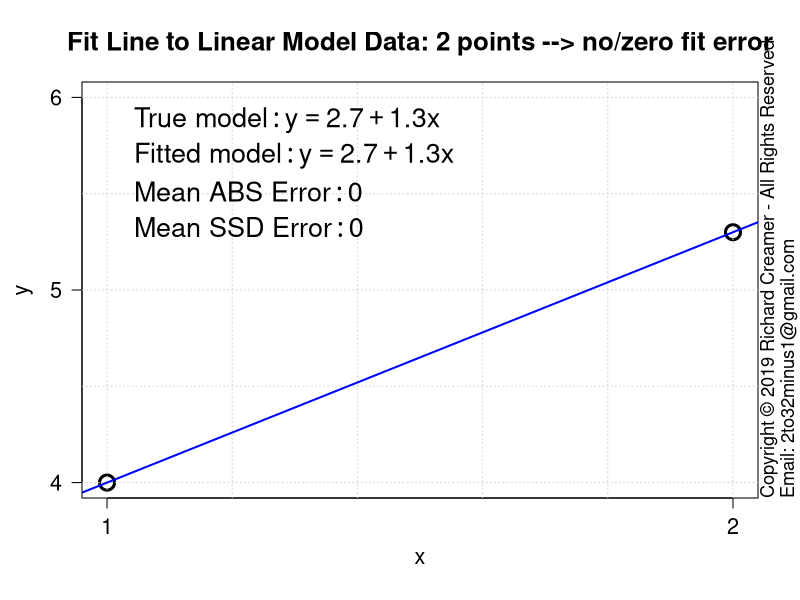

Here is the R script that generated this plot:
##############################################################
### Copyright (c) Richard Creamer 2019 - All Rights Reserved
### Inquiries: email 2to32minus1@gmail.com
##############################################################

### Globals
fontScale = 1.2    # Global font size variable
lf        = 1.2    # Enlarge font of plot labels
verbose   = FALSE  # Verbose printing
lw        = 2      # Line width
xMargin   = 1      # X-axis margin for plots
yMargin   = 1      # Y-axis margin for plots
de        = 0.01   # Small constant for estimating derivatives numerically
smlPts    = 1      # Small  data point/circle
medPts    = 1.5    # Medium data point/circle
lrgPts    = 2.0    # Large  data point/circle

### Run this function to generate this plot
runFunc = function() {
	dw = 1000
	dh = 750	
	path = "D:/Code/R/LeastSquaresPlay/PlotsAndAssocCode/Plot34/"
	savePngVerbose( paste(path, "Plot34.png", sep=""), plot2PointLine, w=dw, h=dw, un="px" )
}

### Draw 2-point line -> exact fit
plot2PointLine = function() {
	set.seed( 3 )	
	trueM = 1.3
	trueB = 2.7
	coeff = c( trueB, trueM )
	nPts = 2	
	x = c( 1, nPts )
	y = evalPoly( x, coeff )
	xLimits = axisLimits( x )
	yLimits = axisLimits( y )	
	plot( x, y, axes = FALSE, xlim = xLimits, ylim = yLimits, cex.lab=lf, xlab="", ylab="",
		  main = "Fit Line to Linear Model Data: 2 points --> no/zero fit error", cex=lrgPts, lwd=lw+1, cex.main=1.3*fontScale )
	addAxisLabels()	
	axis( side = 1, at = xLimits[1]:xLimits[2], cex.axis=1.3 )
	axis( side = 2, at = yLimits[1]:yLimits[2], las=2, cex.axis=1.3 )
	box()
	grid()
	lmFit = lm( y ~ x )
	abline( lmFit, col = "blue", lwd=lw )
	e = compPolyFitError( x, y, lmFit$coefficients )
	addLegend( coeff, lmFit$coefficients, meanAbsErr=e$meanAbsError, meanSsdErr=e$meanSsdError )
}

### Compute f(x) for a polynomial and a vector of x-coordinates
evalPoly = function( x, coeff ) {
	if ( length( coeff ) < 1 ) return( c(0) )  	
	termSum = 0
	for ( i in 1:length(coeff) ) {
		termSum = termSum + coeff[i] * x^(i-1)
	}
	return( termSum )
}

### Return string suitable for plot titles with actual exponents (not '^')
### Examples: [ "1.23", "1.23-2.21x", "1.23-2.21x+4.98x^2" ]
prettyPoly = function( coeff, nSigFigs=3, wrapLimit=3 ) {
	rc = signif( coeff, nSigFigs )
	numTerms = length( coeff )
	terms = c()
	for ( termNum in 1:numTerms ) {
		if ( termNum == 1 ) {
			s = paste( rc[termNum], sep="" )
		} else {
			s = paste( abs(rc[termNum]), sep="" )
		}
		if ( termNum > 1 )
			s = paste( s, "*x", sep="" )
		if ( termNum > 2 )
			s = paste( s, "^", (termNum-1), sep="" )
		terms[ length(terms) + 1 ] = s
	}
	wrapLines = list()
	catStr = ""
	for ( termNum in 1:numTerms ) {
		if ( termNum > 1 && ( termNum - 1 ) %% wrapLimit == 0 ) {
			wrapLines[length(wrapLines) + 1] = catStr
			catStr = ""
		}
		if ( termNum == 1 ) {
			catStr = paste( catStr, terms[termNum], sep="" )
		} else {
			if ( rc[termNum] < 0 ) {
				catStr = paste( catStr, " - ", terms[termNum], sep="" )
			} else {
				catStr = paste( catStr, " + ", terms[termNum], sep="" )
			}
		}
	}
	if ( catStr != "" )
		wrapLines[length(wrapLines) + 1] = catStr
	return( wrapLines )
}

# Compute errors, ABS and SSD, return tuple
compPolyFitError = function( x, y, coeff ) {
	predY = evalPoly( x, coeff )
	meanAbsError = (1/length(x)) * sum( abs(predY - y) )
	meanSsdError = (1/length(x)) * sum( (predY - y)^2 )
	return( list( meanAbsError=meanAbsError, meanSsdError=meanSsdError ) )
}

### Add a legend to a plot suitable for this deck's polynomials/purpose
addLegend = function( coeff, fitCoeff, meanAbsErr=NULL, meanSsdErr=NULL, fontSz=1.35*fontScale, pos="topleft", wrapLimit=5 ) {
	legList = list()
	
	# Generate and append legend text lines for 'true model'
	truePolyStrList = prettyPoly( coeff, nSigFigs=3, wrapLimit=wrapLimit )
	legList[1] = paste( "'True model': y ==", truePolyStrList[1], sep="" )
	if ( length( truePolyStrList ) > 1 ) {
		for ( i in 2:length( truePolyStrList ) ) {
			legList[length(legList)+1] = paste( "'     '", truePolyStrList[i], sep="" )
		}
	}
	
	# Generate and append legend text lines for 'fitted model'
	fitPolyStrList = prettyPoly( fitCoeff, nSigFigs=3, wrapLimit=wrapLimit )
	legList[length(legList) + 1] = paste( "'Fitted model': y ==", fitPolyStrList[1], sep="" )
	if ( length( fitPolyStrList ) > 1 ) {
		for ( i in 2:length( fitPolyStrList ) ) {
			legList[length(legList)+1] = paste( "'     '", fitPolyStrList[i], sep="" )
		}
	}
	
	if ( !is.null(meanAbsErr) ) {
		legError = paste( "'Mean ABS Error': ", sprintf( "%.2f", meanAbsErr ), sep="" )
		legList[ length( legList ) + 1 ] = legError
	}
	if ( !is.null(meanSsdErr) ) {
		legError = paste( "'Mean SSD Error': ", sprintf( "%.2f", meanSsdErr ), sep="" )
		legList[ length( legList ) + 1 ] = legError
	}
	
	legend( pos, bty="n",inset=c(0.005,0.01),
			legend=parse(text=legList), col=c("transparent","transparent"),
			cex=fontSz, pch=15, y.intersp=1.1 )
}

### Convience method to add x/y axis labels
addAxisLabels = function( xLabel="x", yLabel="y", cexVal=1.3 ) {
	mtext( text=xLabel, side=1, line=2.5, cex=cexVal )
	mtext( text=yLabel, side=2, line=2.5, cex=cexVal )
}

### Compute plot axis limits to fit range of data
axisLimits = function( v, margin=0 ) {
	lowerLimit = floor( min(v) ) - margin
	upperLimit = ceiling( max(v) ) + margin
	c( lowerLimit, upperLimit )
}

### Save to PNG file, specify width and height
savePngVerbose = function( path, plotFunc, w=512, h=512, un="px", doCopyright=TRUE, ... ) {
	png( filename = path, type="cairo", units=un, width=w, height=h, pointsize=12, res=96 )
	plotFunc( ... )
	if ( doCopyright )
		addCopyright()
	dev.off()
}

### Add copyright notice to plot via text()
addCopyright = function() {
	mtext( "Copyright \uA9 2019 Richard Creamer - All Rights Reserved", side=4, line=0, adj=0, cex=1.1 )
	mtext( "Email: 2to32minus1@gmail.com", side=4, line=1, adj=0, cex=1.1 )
}

runFunc()
